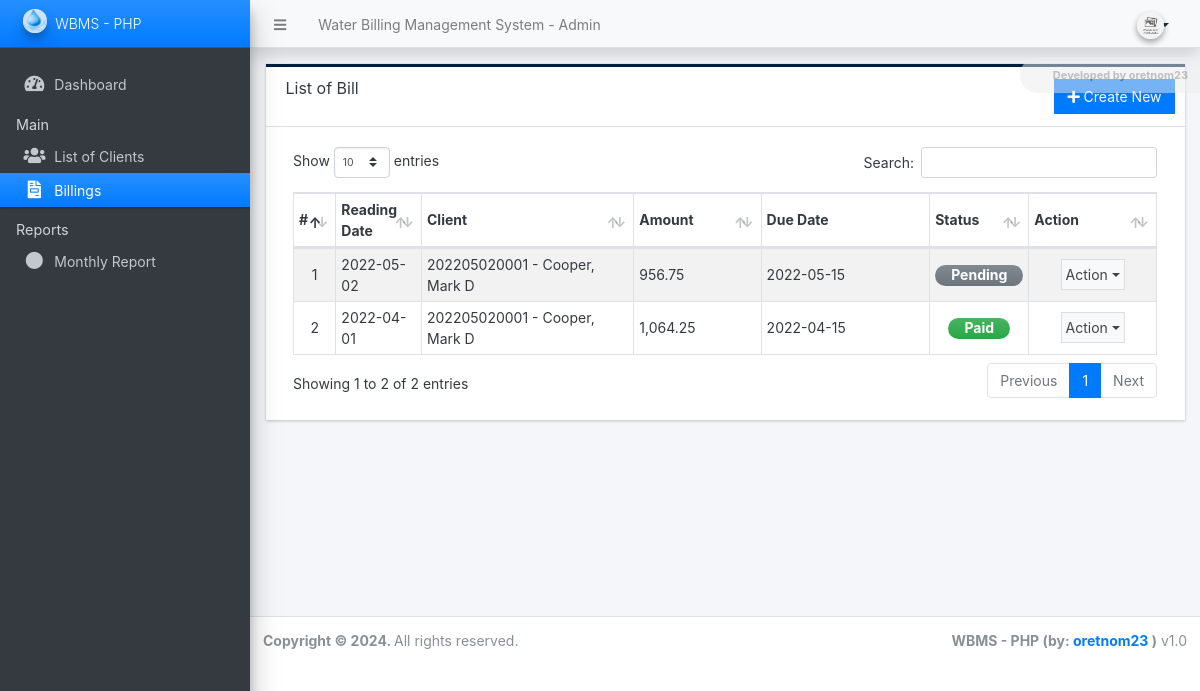
The page /admin/?page=billings on the database its author committed.
### tables this page shows
CREATE TABLE `billing_list` (
  `id` int(30) NOT NULL,
  `client_id` int(30) NOT NULL,
  `reading_date` date NOT NULL,
  `due_date` date NOT NULL,
  `reading` float(12,2) NOT NULL DEFAULT 0.00,
  `previous` float(12,2) NOT NULL DEFAULT 0.00,
  `rate` float(12,2) NOT NULL DEFAULT 0.00,
  `total` float(12,2) NOT NULL DEFAULT 0.00,
  `status` tinyint(1) NOT NULL DEFAULT 0 COMMENT '0= pending,\r\n1= paid',
  `date_created` datetime NOT NULL DEFAULT current_timestamp(),
  `date_updated` datetime NOT NULL DEFAULT current_timestamp() ON UPDATE current_timestamp()
);

CREATE TABLE `client_list` (
  `id` int(30) NOT NULL,
  `code` varchar(100) NOT NULL,
  `category_id` int(30) NOT NULL,
  `firstname` text NOT NULL,
  `middlename` text DEFAULT NULL,
  `lastname` text NOT NULL,
  `contact` text NOT NULL,
  `address` text NOT NULL,
  `meter_code` varchar(100) NOT NULL,
  `first_reading` float(12,2) NOT NULL,
  `status` tinyint(1) NOT NULL DEFAULT 1,
  `delete_flag` tinyint(1) NOT NULL DEFAULT 0,
  `date_created` datetime NOT NULL DEFAULT current_timestamp(),
  `date_updated` datetime NOT NULL DEFAULT current_timestamp() ON UPDATE current_timestamp()
);

### config.php (called while the page is built, shortened)
<?php
function format_num($number = '' , $decimal = ''){
    if(is_numeric($number)){
        $ex = explode(".",$number);
        $decLen = isset($ex[1]) ? strlen($ex[1]) : 0;
        if(is_numeric($decimal)){
            return number_format($number,$decimal);
        }else{
            return number_format($number,$decLen);
        }
    }else{
        return "Invalid Input";
    }
}
?>

### admin/billings/index.php (the view, shortened to what this page needs)
<div class="card card-outline rounded-0 card-navy">
	<div class="card-header">
		<h3 class="card-title">List of Bill</h3>
		<div class="card-tools">
			<a href="./?page=billings/manage_billing" id="create_new" class="btn btn-flat btn-primary"><span
					class="fas fa-plus"></span> Create New</a>
		</div>
	</div>
	<div class="card-body">
		<div class="container-fluid">
			<table class="table table-hover table-striped table-bordered" id="list">
				<colgroup>
					<col width="5%">
					<col width="10%">
					<col width="25%">
					<col width="15%">
					<col width="20%">
					<col width="10%">
					<col width="15%">
				</colgroup>
				<thead>
					<tr>
						<th>#</th>
						<th>Reading Date</th>
						<th>Client</th>
						<th>Amount</th>
						<th>Due Date</th>
						<th>Status</th>
						<th>Action</th>
					</tr>
				</thead>
				<tbody>
					<?php
					$i = 1;
					$qry = $conn->query("SELECT b.*, c.code , concat(c.lastname, ', ', c.firstname, ' ', coalesce(c.middlename,'')) as `name` from `billing_list` b inner join client_list c on b.client_id = c.id order by unix_timestamp(`reading_date`) desc, `name` asc ");
					while ($row = $qry->fetch_assoc()):
						?>
						<tr>
							<td class="text-center">
								<?php echo $i++; ?>
							</td>
							<td>
								<?php echo date("Y-m-d", strtotime($row['reading_date'])) ?>
							</td>
							<td>
								<?php echo $row['code'] . " - " . $row['name'] ?>
							</td>
							<td>
								<?php echo format_num($row['total']) ?>
							</td>
							<td>
								<?php echo date("Y-m-d", strtotime($row['due_date'])) ?>
							</td>
							<td class="text-center">
								<?php
								switch ($row['status']) {
									case 0:
										echo '<span class="badge badge-secondary  bg-gradient-secondary  text-sm px-3 rounded-pill">Pending</span>';
										break;
									case 1:
										echo '<span class="badge badge-success bg-gradient-success text-sm px-3 rounded-pill">Paid</span>';
										break;
								}
								?>
							</td>
							<td align="center">
								<button type="button" class="btn btn-flat p-1 btn-default btn-sm dropdown-toggle dropdown-icon"
									data-toggle="dropdown">
									Action
								</button>
							</td>
						</tr>
					<?php endwhile; ?>
				</tbody>
			</table>
		</div>
	</div>
</div>

### rows shown on the page
billing_list: reading_date "2022-05-02", client.code "202205020001", name "Cooper, Mark D", total "956.75", due_date "2022-05-15", status "Pending"
billing_list: reading_date "2022-04-01", client.code "202205020001", name "Cooper, Mark D", total "1,064.25", due_date "2022-04-15", status "Paid"

### other values the page prints
$_settings->info('name') "Water Billing Management System"
$_settings->info('short_name') "WBMS - PHP"
